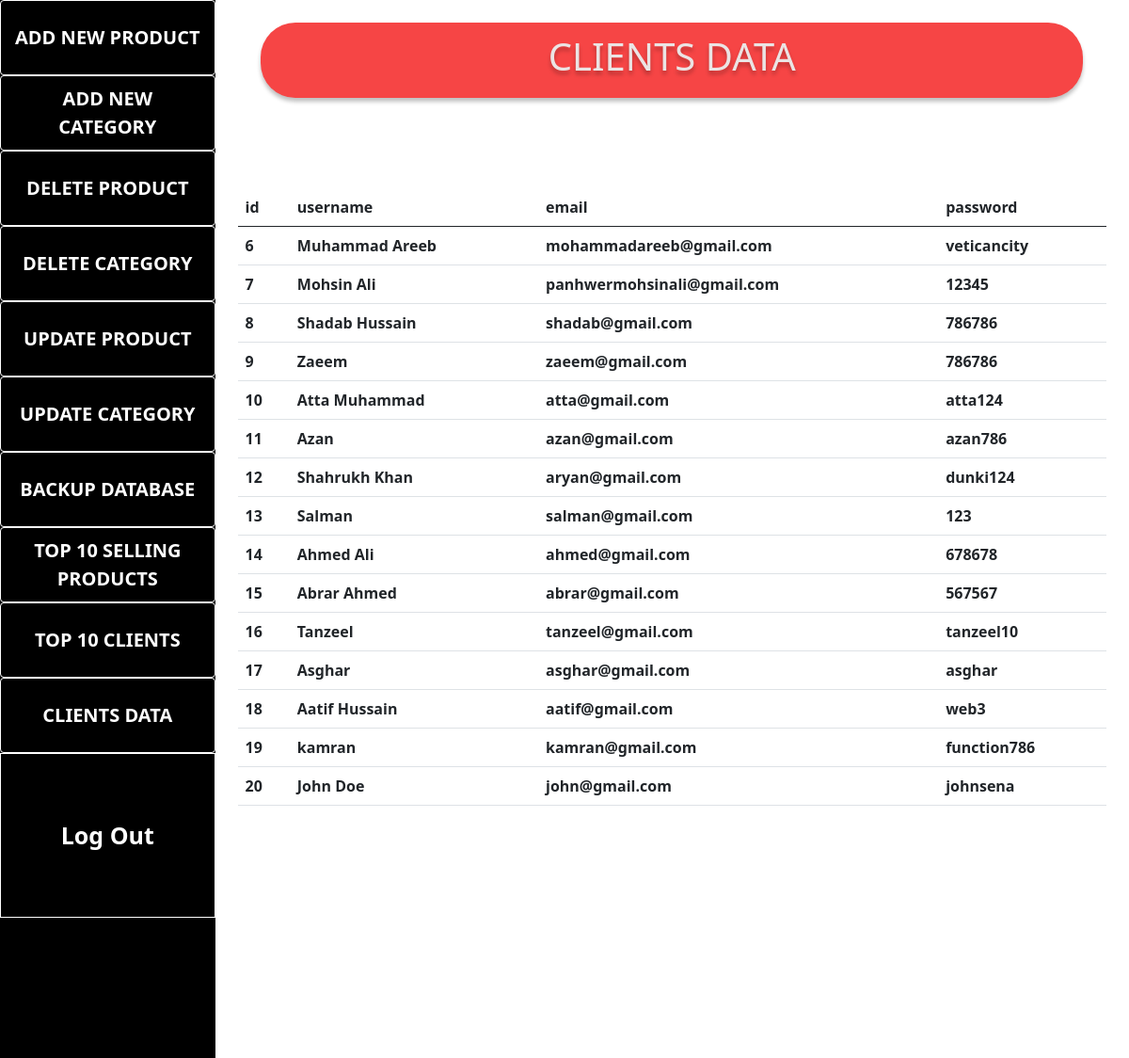
/clients_data.php, run on the app's committed database.
### tables this page shows
CREATE TABLE `users` (
  `id` int(11) NOT NULL,
  `username` varchar(255) NOT NULL,
  `email` varchar(255) NOT NULL,
  `password` varchar(255) NOT NULL
);

### clients_data.php (the view, shortened to what this page needs)
<?php include('config.php'); ?>
<!DOCTYPE html>
<html lang="en">
<head>
    <link href="https://cdn.jsdelivr.net/npm/bootstrap@5.0.2/dist/css/bootstrap.min.css" rel="stylesheet"
>
    <link rel="stylesheet" href="./adminstyle.css">
</head>
<body>
    <div class="admin-dashboard-parent">
        <?php include('admin-sidebar.php') ?>
        <div class="admin-panel">
            <div class="container my-4 admin-header">
                <h1>CLIENTS DATA</h1>
            </div>
            <div class="container dashboard-boxes-parent my-5 py-5">
                <div class="container products-data">
                    <div class="products-data-table">
                        <table class="table table-responsive">
                            <thead>
                                <tr>
                                    <th colspan="1.5">id</th>
                                    <th>username</th>
                                    <th>email</th>
                                    <th>password</th>
                                </tr>
                            </thead>
                            <tbody>
                                <?php
                                $allclients = "SELECT * FROM `users`";
                                $resultallclients = mysqli_query($conn, $allclients);
                                while ($rowclients = mysqli_fetch_array($resultallclients)) { ?>
                                    <tr>
                                        <th scope="row">
                                            <?php echo $rowclients['id']; ?>
                                        </th>
                                        <th scope="row">
                                            <?php echo $rowclients['username']; ?>
                                        </th>
                                        <th scope="row">
                                            <?php echo $rowclients['email']; ?>
                                        </th>
                                        <th scope="row">
                                            <?php echo $rowclients['password']; ?>
                                        </th>
                                    </tr>
                                    <?php
                                }
                                ?>
                            </tbody>
                        </table>
                    </div>
                </div>
            </div>
        </div>
    </div>
</body>
</html>

### adminstyle.css (style rules this page uses)
* { padding: 0px; margin: 0px; }
.admin-dashboard-parent { width: 100%; height: 100%; display: flex; gap: 0px; }
.admin-dashboard-parent .admin-panel { width: 85%; height: 100vh; background-color: #FFF; overflow-y: scroll; }
.admin-dashboard-parent .admin-panel .admin-header { width: 100%; height: 80px; padding: 12px 0px; color: #EBE4E4; text-align: center; text-shadow: 0px 4px 4px rgba(0, 0, 0, 0.25); font-family: 'Segoe UI', Tahoma, Geneva, Verdana, sans-serif; font-size: 60px; font-weight: 700; border-radius: 37px; background: #F64545; box-shadow: 0px 4px 4px 0px rgba(0, 0, 0, 0.25); }
.admin-dashboard-parent .admin-panel .dashboard-boxes-parent { display: flex; justify-content: space-around; align-items: center; gap: 100px; }
@media (min-width:992px) and (max-width:1200px) { .admin-dashboard-parent .admin-panel .dashboard-boxes-parent { display: flex; justify-content: center; align-items: center; gap: 21px; flex-wrap: wrap; } }
@media (min-width:992px) and (max-width:1200px) { .admin-dashboard-parent .admin-panel .admin-header { width: 90%; } }
@media (min-width:1200px) and (max-width:1500px) { .admin-dashboard-parent .admin-panel .dashboard-boxes-parent { display: flex; justify-content: center; align-items: center; gap: 21px; flex-wrap: wrap; } }
@media (min-width:1200px) and (max-width:1500px) { .admin-dashboard-parent .admin-panel .admin-header { width: 90%; } }

### data on the page
users: id "6", username "Muhammad Areeb", email "mohammadareeb@gmail.com", password "veticancity"
users: id "7", username "Mohsin Ali", email "panhwermohsinali@gmail.com", password "12345"
users: id "8", username "Shadab Hussain", email "shadab@gmail.com", password "786786"
users: id "9", username "Zaeem", email "zaeem@gmail.com", password "786786"
users: id "10", username "Atta Muhammad", email "atta@gmail.com", password "atta124"
users: id "11", username "Azan", email "azan@gmail.com", password "azan786"
users: id "12", username "Shahrukh Khan", email "aryan@gmail.com", password "dunki124"
users: id "13", username "Salman", email "salman@gmail.com", password "123"
users: id "14", username "Ahmed Ali", email "ahmed@gmail.com", password "678678"
users: id "15", username "Abrar Ahmed", email "abrar@gmail.com", password "567567"
users: id "16", username "Tanzeel", email "tanzeel@gmail.com", password "tanzeel10"
users: id "17", username "Asghar", email "asghar@gmail.com", password "asghar"
users: id "18", username "Aatif Hussain", email "aatif@gmail.com", password "web3"
users: id "19", username "kamran", email "kamran@gmail.com", password "function786"
users: id "20", username "John Doe", email "john@gmail.com", password "johnsena"
